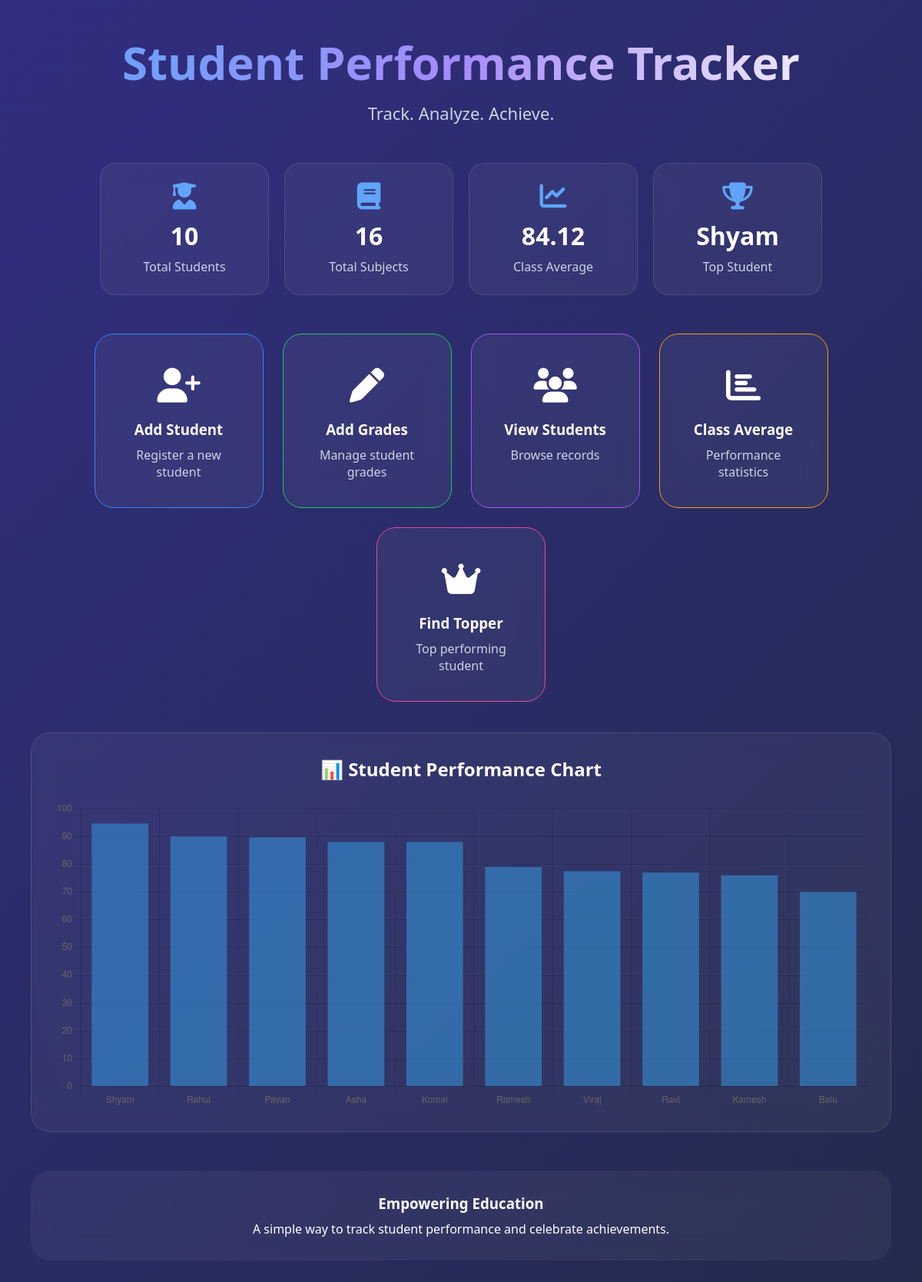
The app's page /, older data.
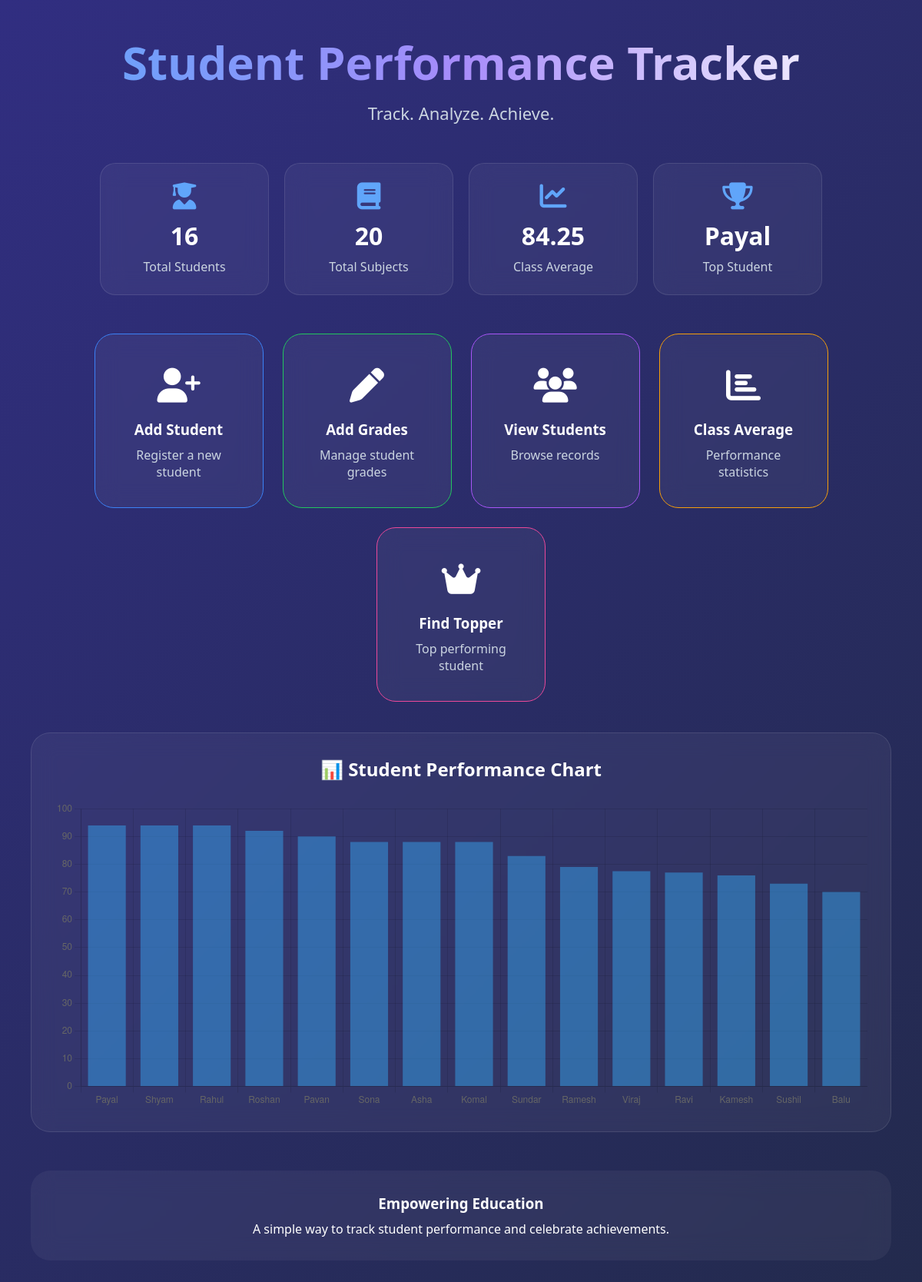
The same page, newer data.
### tables this page shows
CREATE TABLE students (
    roll_number TEXT PRIMARY KEY,
    name TEXT NOT NULL
);

### app.py (the view)
@app.route("/")
def home():
    conn = get_connection()
    cursor = conn.cursor()
    cursor.execute("SELECT COUNT(*) FROM students")
    total_students = cursor.fetchone()[0]
    cursor.execute("SELECT COUNT(*) FROM grades")
    total_subjects = cursor.fetchone()[0]
    cursor.execute("SELECT AVG(marks) FROM grades")
    avg_result = cursor.fetchone()[0]
    class_average = round(avg_result, 2) if avg_result else 0
    cursor.execute("""
        SELECT s.name
        FROM students s
        JOIN grades g
        ON s.roll_number = g.roll_number
        GROUP BY s.roll_number
        ORDER BY AVG(g.marks) DESC
        LIMIT 1
    """)
    topper = cursor.fetchone()
    topper_name = topper[0] if topper else "N/A"
    cursor.execute("""
        SELECT s.name,
               ROUND(AVG(g.marks),2)
        FROM students s
        JOIN grades g
        ON s.roll_number = g.roll_number
        GROUP BY s.roll_number
        ORDER BY AVG(g.marks) DESC
    """)
    chart_data = cursor.fetchall()
    names = [row[0] for row in chart_data]
    averages = [row[1] for row in chart_data]
    conn.close()
    return render_template(
        "home.html",
        total_students=total_students,
        total_subjects=total_subjects,
        class_average=class_average,
        topper_name=topper_name,
        names=names,
        averages=averages
    )

### db.py (called while the page is built)
def get_connection():
    conn = sqlite3.connect("student_tracker.db")
    conn.row_factory = sqlite3.Row
    return conn

### templates/home.html (shortened to what this page needs)
<!DOCTYPE html>
<html>
<head>
    <link rel="stylesheet"
          href="{{ url_for('static', filename='style.css') }}">
    <link rel="stylesheet"
          href="https://cdnjs.cloudflare.com/ajax/libs/font-awesome/6.5.1/css/all.min.css">
</head>
<body>
<div class="container">
    <h1>Student Performance Tracker</h1>
    <p class="subtitle">
        Track. Analyze. Achieve.
    </p>
    <div class="stats-container">
        <div class="stat-card">
            <i class="fas fa-user-graduate"></i>
            <h2>{{ total_students }}</h2>
            <p>Total Students</p>
        </div>
        <div class="stat-card">
            <i class="fas fa-book"></i>
            <h2>{{ total_subjects }}</h2>
            <p>Total Subjects</p>
        </div>
        <div class="stat-card">
            <i class="fas fa-chart-line"></i>
            <h2>{{ class_average }}</h2>
            <p>Class Average</p>
        </div>
        <div class="stat-card">
            <i class="fas fa-trophy"></i>
            <h2>{{ topper_name }}</h2>
            <p>Top Student</p>
        </div>
    </div>
    <div class="dashboard">
        <a href="/add_student" class="card blue">
            <h2><i class="fas fa-user-plus"></i></h2>
            <h3>Add Student</h3>
            <p>Register a new student</p>
        </a>
        <a href="/add_grades" class="card green">
            <h2><i class="fas fa-pen"></i></h2>
            <h3>Add Grades</h3>
            <p>Manage student grades</p>
        </a>
        <a href="/view_students" class="card purple">
            <h2><i class="fas fa-users"></i></h2>
            <h3>View Students</h3>
            <p>Browse records</p>
        </a>
        <a href="/class_average" class="card orange">
            <h2><i class="fas fa-chart-bar"></i></h2>
            <h3>Class Average</h3>
            <p>Performance statistics</p>
        </a>
        <a href="/topper" class="card pink">
            <h2><i class="fas fa-crown"></i></h2>
            <h3>Find Topper</h3>
            <p>Top performing student</p>
        </a>
    </div>
    <div class="chart-card">
        <h2>📊 Student Performance Chart</h2>
        <canvas id="studentChart"></canvas>
    </div>
    <div class="footer-box">
        <h3>Empowering Education</h3>
        <p>
            A simple way to track student performance
            and celebrate achievements.
        </p>
    </div>
</div>
<script>
const ctx = document.getElementById('studentChart');
new Chart(ctx, {
    type: 'bar',
    data: {
        labels: {{ names|tojson }},
        datasets: [{
            label: 'Average Marks',
            data: {{ averages|tojson }}
        }]
    },
    options: {
        responsive: true,
        plugins: {
            legend: {
                display: false
            }
        },
        scales: {
            y: {
                beginAtZero: true,
                max: 100
            }
        }
    }
});
</script>
</body>
</html>

Row changes from the older to the newer data that the page shows:
no longer on this page (row unchanged): students: name "Shyam"
added students: name "Payal"
Text that changed along with them:
{{ total_students }}: "10" → "16"
{{ total_subjects }}: "16" → "20"
{{ class_average }}: "84.12" → "84.25"
chart data {{ names|tojson }}: ["Shyam", "Rahul", "Pavan", "Asha", "Komal", "Ramesh", "Viraj", "Ravi", "Kamesh", "Balu"] → ["Payal", "Shyam", "Rahul", "Roshan", "Pavan", "Sona", "Asha", "Komal", "Sundar", "Ramesh", "Viraj", "Ravi", "Kamesh", "Sushil", "Balu"]
chart data {{ averages|tojson }}: [94.67, 90.0, 89.67, 88.0, 88.0, 79.0, 77.5, 77.0, 76.0, 70.0] → [94.0, 94.0, 94.0, 92.0, 90.0, 88.0, 88.0, 88.0, 83.0, 79.0, 77.5, 77.0, 76.0, 73.0, 70.0]
